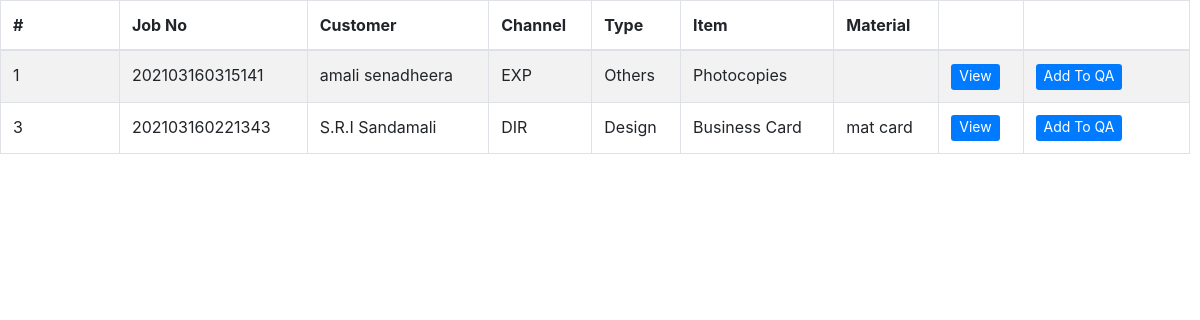
Screenshot of /tables/production_table.php (signed in) with the database file from the repository.
### tables this page shows
CREATE TABLE `jobs` (
  `id` int(11) NOT NULL,
  `job_no` varchar(100) NOT NULL,
  `customer` varchar(400) NOT NULL,
  `channel` varchar(100) NOT NULL,
  `job_type` varchar(100) NOT NULL,
  `product` varchar(100) NOT NULL,
  `category` varchar(100) NOT NULL,
  `material` varchar(64) NOT NULL,
  `size` varchar(50) NOT NULL,
  `bind` varchar(50) NOT NULL,
  `colour` text NOT NULL,
  `user_description` varchar(250) NOT NULL,
  `date` date NOT NULL,
  `quantity` decimal(10,2) NOT NULL,
  `unit_price` decimal(10,2) NOT NULL,
  `budget` decimal(10,2) NOT NULL,
  `discount` decimal(10,2) NOT NULL,
  `discounted` decimal(10,2) NOT NULL,
  `ad_pay_amount` decimal(10,2) NOT NULL,
  `rest` decimal(10,2) NOT NULL,
  `admin_description` varchar(250) NOT NULL,
  `state` enum('request','design','production','reject','QA','complete','dispatch') NOT NULL,
  `accepted_by` varchar(100) NOT NULL,
  `designed_by` varchar(150) NOT NULL,
  `production_by` varchar(150) NOT NULL,
  `checked_by` varchar(100) NOT NULL,
  `failed_reason` varchar(255) NOT NULL,
  `cash` decimal(10,2) NOT NULL,
  `change_amt` decimal(10,2) NOT NULL,
  `payment` decimal(10,2) NOT NULL,
  `dispatch_day` varchar(100) NOT NULL,
  `dispatch_year` varchar(10) NOT NULL,
  `dispatch_month` varchar(10) NOT NULL,
  `dispatched_by` varchar(150) NOT NULL
);

### tables/production_table.php (the view, shortened to what this page needs)
<!DOCTYPE html>
<html>
<head>
</head>
<body>
      <?php
       require '../include/config.php';
      $view_status ="production";
      $user = $_SESSION['email'];
      $qry = mysqli_query($conn ,"SELECT level FROM signup WHERE email='$user'");
      $data = mysqli_fetch_array($qry);
      $level= $data['level'];
      if(isset($_POST["query"])){
          if($level==4){
              $query = "SELECT * FROM jobs WHERE state='$view_status' AND production_by='$user' ";
          }else{
              $query = "SELECT * FROM jobs WHERE state='$view_status'";
          }
      }else{
         if($level==4){
              $query = "SELECT * FROM jobs WHERE state='$view_status' AND production_by='$user' ";
          }else{
            $query = "SELECT * FROM jobs WHERE state='$view_status'";
          }
      }
      $result = mysqli_query($conn ,$query);
      if(mysqli_num_rows($result)>0)
      {
        ?>
     <div class="tablealign">
     <?php include('../include/head.php'); ?>
      <table id="example" class="table table-striped table-bordered" style="width:100%">
       <thead>
        <tr>
         <th>#</th>
         <th>Job No</th>
         <th>Customer</th>
         <th>Channel</th>
         <th>Type</th>
         <th>Item</th>
         <th>Material</th>
         <th></th>
         <th style="width: 14%;"></th>
        </tr>
       </thead>
       <tbody>
       <?php
       while($row = mysqli_fetch_array($result))
       {
        echo '
        <tr>
         <td style="width: 10%;">'.$row["id"].'</td>
         <td>'.$row["job_no"].'</td>
         <td>'.$row["customer"].'</td>
         <td>'.$row["channel"].'</td>
         <td>'.$row["job_type"].'</td>
         <td>'.$row["product"].'</td>
         <td>'.$row["material"].'</td>
         <td><button type="button"  id="'.$row["id"].'" name="'.$row["id"].'" class="btn btn-primary btn-sm view_data" data-toggle="modal" data-target="#myModalproduction" style="border: 0px; color: #ffffff; font-size: 14px; padding-top: 1px;">View</button></td>';
          echo  '<td><button type="button"  onclick="addQA('.$row["id"].')" class="btn btn-primary btn-sm" style="border: 0px; color: #ffffff; font-size: 14px; padding-top: 1px;">Add To QA</button></td>';
        echo '</tr>';
       }
       ?>
       </tbody>
      </table>
    </div>
       <?php
      }
      else
      {
       echo 'Data Not Found';
      }
      ?>
  </body>
  </html>

### css/sb-admin.css (style rules this page uses)
html { position: relative; min-height: 100%; }
body { overflow-x: hidden; }

### tables/production_table.php (style rules this page uses)
.tablealign { margin-right: 10px; }

### rows the page displays
jobs: id "1", job_no "202103160315141", customer "amali senadheera", channel "EXP", job_type "Others", product "Photocopies"
jobs: id "3", job_no "202103160221343", customer "S.R.I Sandamali", channel "DIR", job_type "Design", product "Business Card", material "mat card"
